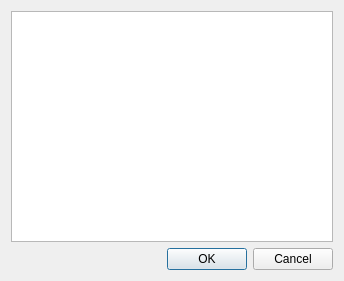
<?xml version="1.0" encoding="UTF-8"?>
<ui version="4.0">
 <class>GeneTreeSelection</class>
 <widget class="QDialog" name="GeneTreeSelection">
  <property name="geometry">
   <rect>
    <x>0</x>
    <y>0</y>
    <width>344</width>
    <height>281</height>
   </rect>
  </property>
  <property name="windowTitle">
   <string>Dialog</string>
  </property>
  <layout class="QVBoxLayout" name="verticalLayout">
   <item>
    <widget class="GeneTreeView" name="treeView">
     <property name="editTriggers">
      <set>QAbstractItemView::NoEditTriggers</set>
     </property>
     <property name="showDropIndicator" stdset="0">
      <bool>false</bool>
     </property>
     <property name="headerHidden">
      <bool>true</bool>
     </property>
     <attribute name="headerVisible">
      <bool>false</bool>
     </attribute>
    </widget>
   </item>
   <item>
    <widget class="QDialogButtonBox" name="buttonBox">
     <property name="orientation">
      <enum>Qt::Horizontal</enum>
     </property>
     <property name="standardButtons">
      <set>QDialogButtonBox::Cancel|QDialogButtonBox::Ok</set>
     </property>
    </widget>
   </item>
  </layout>
 </widget>
 <customwidgets>
  <customwidget>
   <class>GeneTreeView</class>
   <extends>QTreeView</extends>
   <header>GEMEditor.widgets.views</header>
  </customwidget>
 </customwidgets>
 <resources/>
 <connections>
  <connection>
   <sender>buttonBox</sender>
   <signal>accepted()</signal>
   <receiver>GeneTreeSelection</receiver>
   <slot>accept()</slot>
   <hints>
    <hint type="sourcelabel">
     <x>248</x>
     <y>254</y>
    </hint>
    <hint type="destinationlabel">
     <x>157</x>
     <y>274</y>
    </hint>
   </hints>
  </connection>
  <connection>
   <sender>buttonBox</sender>
   <signal>rejected()</signal>
   <receiver>GeneTreeSelection</receiver>
   <slot>reject()</slot>
   <hints>
    <hint type="sourcelabel">
     <x>316</x>
     <y>260</y>
    </hint>
    <hint type="destinationlabel">
     <x>286</x>
     <y>274</y>
    </hint>
   </hints>
  </connection>
 </connections>
 <slots>
  <slot>toggle_ok_button()</slot>
 </slots>
</ui>
